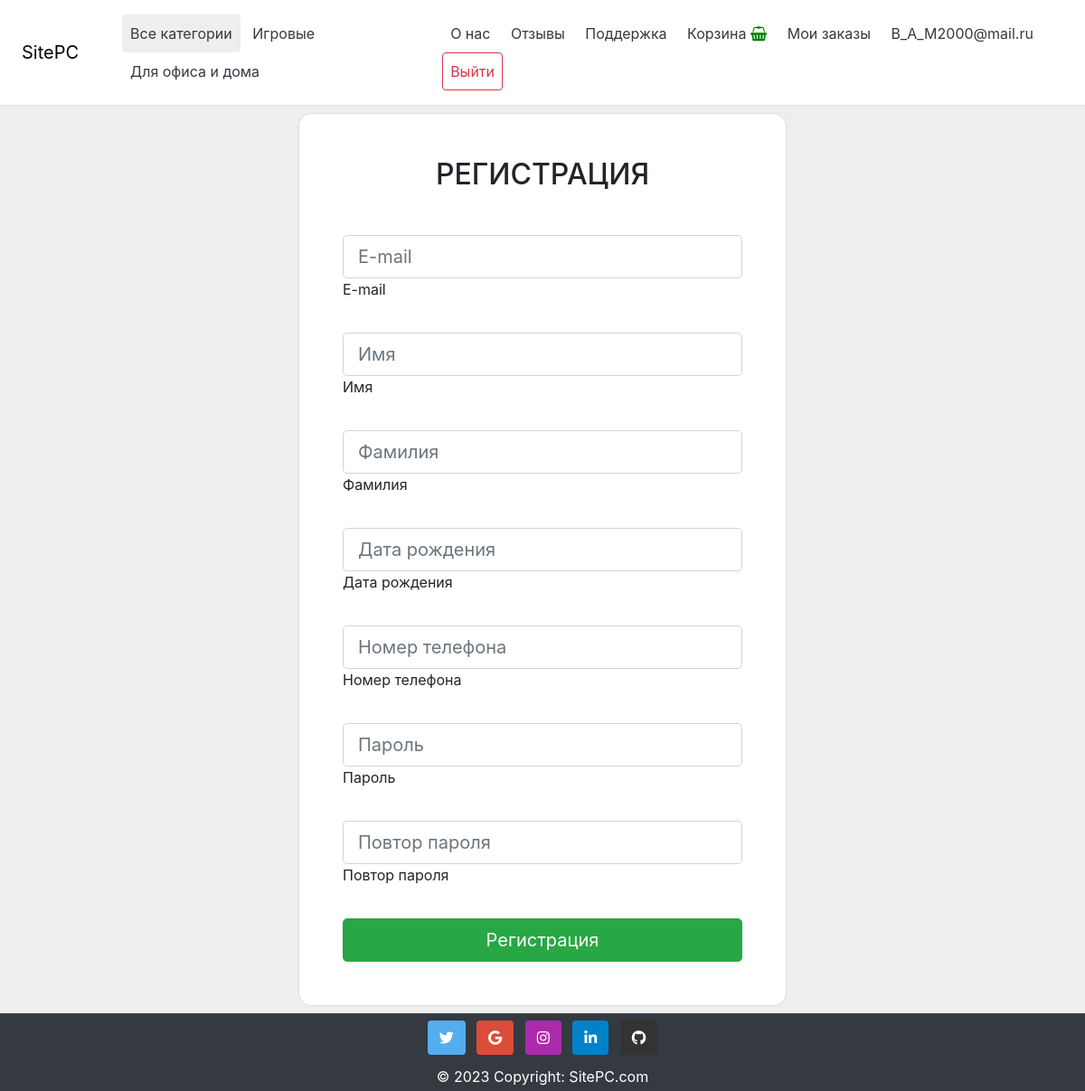
The app's page /register/ (signed in) with its own data.
### SitePC/models.py (models this page shows, shortened)
class Category(models.Model):
    name = models.CharField(max_length=100, db_index=True, verbose_name="Наименование категории")
    slug = models.SlugField(max_length=255, unique=True, db_index=True, verbose_name="SLUG")
    def get_absolute_url(self):
        return reverse('category', kwargs={'cat_slug': self.slug})

### accounts/models.py (models this page shows, shortened)
class User(AbstractBaseUser):
    email = models.EmailField(verbose_name='email address', unique=True, max_length=255)
    first_name = models.CharField(max_length=255)
    last_name = models.CharField(max_length=255)
    date_of_birth = models.DateField(blank=True)
    date_joined = models.DateTimeField(default=timezone.now)
    address = models.CharField(max_length=255, null=True, blank=True)
    phoneNumberRegex = RegexValidator(regex=r"^\+?1?\d{8,15}$")
    mobile = models.CharField(validators=[phoneNumberRegex], max_length=16, unique=True)
    is_staff = models.BooleanField(default=False)
    is_active = models.BooleanField(default=True)
    is_superuser = models.BooleanField(default=False)
    USERNAME_FIELD = 'email'
    REQUIRED_FIELDS = ['first_name', 'last_name', 'date_of_birth', 'mobile']
    objects = CustomUserManager()

### SitePC/views.py (the view, shortened to what this page needs)
# urls.py: path('register/', RegisterUser.as_view(), name='register'),
class RegisterUser(DataMixin, CreateView):
    form_class = RegisterUserForm
    template_name = 'SitePC/register.html'
    success_url = reverse_lazy('login')
    def get_context_data(self, *, object_list=None, **kwargs):
        context = super().get_context_data(**kwargs)
        c_def = self.get_user_context(title='Регистрация')
        return dict(list(context.items()) + list(c_def.items()))

### SitePC/utils.py (called while the page is built)
    def get_user_context(self, **kwargs):
        context = kwargs
        cats = Category.objects.all()
        context['menu'] = menu
        context['cats'] = cats
        if 'cat_selected' not in context:
            context['cat_selected'] = 0
        return context

### cart/context_processors.py (called while the page is built)
def cart(request):
    return {'cart':Cart(request)}

### SitePC/templates/SitePC/register.html (shortened to what this page needs)
{% extends 'SitePC/base.html' %}
{% block content %}
    <div class="container mt-2 mb-2">
        <div class="row d-flex justify-content-center align-items-center">
            <div class="col-md-9 col-lg-7 col-xl-6">
                <div class="card" style="border-radius: 15px;">
                    <div class="card-body p-5">
                        <h2 class="text-uppercase text-center mb-5">Регистрация</h2>
                        <form method="post">
                            {% for f in form %}
                                <div class="form-outline mb-1">
                                    {{ f }}
                                    <label class="form-label" for="{{ f.id_for_label }}">{{ f.label }}</label>
                                </div>
                                <div class="form-outline" style="color: red">
                                </div>
                            {% endfor %}
                            <div class="d-flex justify-content-center">
                                <button type="submit"
                                        class="btn btn-success btn-block btn-lg gradient-custom-4 text-body">
                                    Регистрация
                                </button>
                            </div>
                        </form>
                    </div>
                </div>
            </div>
        </div>
    </div>
{% endblock %}

### SitePC/templates/SitePC/base.html (shortened to what this page needs)
<!DOCTYPE html>
<head>
    {% load static %}
    {% load SitePC_tags %}
    <link rel="stylesheet" type="text/css" href="{% static 'SitePC/css/bootstrap.css' %}">
    <link rel="stylesheet" type="text/css" href="{% static 'SitePC/css/datepicker.css' %}">
    <link rel="stylesheet" href="https://use.fontawesome.com/releases/v5.0.8/css/all.css">
    <link rel='stylesheet' href='https://cdnjs.cloudflare.com/ajax/libs/font-awesome/4.7.0/css/font-awesome.min.css'>
    <link rel="stylesheet" href="{% static 'SitePC/css/style.css' %}" type="text/css" class="">
</head>
<body>
<div class="wrapper">
    {% block mainmenu %}
    <div class="d-flex flex-column flex-md-row align-items-center p-3 px-md-4 mb-10 bg-white border-bottom box-shadow">
        <h5 class="my-0 font-weight-normal"><a href="{% url 'home' %}" style="  color: black">SitePC</a>
        </h5>
        <nav class="pl-5 my-0 mr-md-auto font-weight-normal">
            {% if cat_selected == 0 %}
            <a class="btn p-2 text-dark selected rounded" disabled href="/">Все категории</a>
            {% else %}
            <a class="btn p-2 text-dark rounded" href="{% url 'home' %}">Все категории</a>
            {% endif %}
            {% for c in cats %}
            {% if c.pk == cat_selected %}
            <a class="btn p-2 text-dark rounded selected" href="{{ c.get_absolute_url }}">{{ c.name }}</a>
            {% else %}
            <a class="btn p-2 text-dark rounded" href="{{ c.get_absolute_url }}">{{ c.name }}</a>
            {% endif %}
            {% endfor %}
        </nav>
        <nav class="my-2 my-md-auto mr-md-3">
            {% for m in menu %}
            <a class="btn p-2 text-dark rounded" href="{% url m.url_name %}">{{ m.title }}</a>
            {% endfor %}
            {% if request.user.is_authenticated %}
            <a class="btn p-2 text-dark rounded" href="{% url 'helper' %}">Поддержка
            </a>
            <a class="btn p-2 text-dark rounded" href="{% url 'cart:cart_detail' %}">Корзина
                <i class="fa fa-shopping-basket green-color"></i>
            </a>
            <a class="btn p-2 text-dark rounded" href="{% url 'orders' %}">Мои заказы
            </a>
            <a class="btn p-2 text-dark rounded" href="{% url 'profile' %}">{{ user.email }} </a>
            <a class="btn p-2 rounded btn-outline-danger" href="{% url 'logout' %}">Выйти</a>
            {% else %}
            <a class="btn p-2 rounded btn-outline-success" href="{% url 'register' %}">Регистрация</a>
            <a class="btn p-2 rounded btn-outline-success" href="{% url 'login' %}">Войти</a>
            {% endif %}
        </nav>
    </div>
    {% endblock mainmenu %}
    <div class="content">
        <section class="main_section">
            {% block content %}
            {% endblock content %}
        </section>
    </div>
    <div class="footer">
        {% block footer %}
        <footer class="bg-dark text-center text-white">
            <div class="container p-1 pb-0">
                <section class="mb-10">
                    <a
                            class="btn text-white btn-floating m-1"
                            style="background-color: #55acee;"
                            href="#!"
                            role="button"
                    ><i class="fab fa-twitter"></i
                    ></a>
                    <a
                            class="btn text-white btn-floating m-1"
                            style="background-color: #dd4b39;"
                            href="https://www.google.ru/"
                            role="button"
                    ><i class="fab fa-google"></i
                    ></a>
                    <a
                            class="btn text-white btn-floating m-1"
                            style="background-color: #ac2bac;"
                            href="#!"
                            role="button"
                    ><i class="fab fa-instagram"></i
                    ></a>
                    <a
                            class="btn text-white btn-floating m-1"
                            style="background-color: #0082ca;"
                            href="#!"
                            role="button"
                    ><i class="fab fa-linkedin-in"></i
                    ></a>
                    <a
                            class="btn text-white btn-floating m-1"
                            style="background-color: #333333;"
                            href="https://github.com/nemooo-trash"
                            role="button"
                    ><i class="fab fa-github"></i
                    ></a>
                </section>
            </div>
            <div class="text-center p-1 bg-dark">
                © 2023 Copyright:
                <a class="text-white" href="/">SitePC.com</a>
            </div>
        </footer>
    </div>
</div>
{% endblock footer %}
</body>
</html>

### SitePC/static/SitePC/css/style.css (style rules this page uses)
* { margin: 0; padding: 0; }
html, body { height: 100%; }
.wrapper { display: flex; flex-direction: column; height: 100%; }
.content { flex: 1 0 auto; }
.footer { flex: 0 0 auto; }
.main_section { background-color: #eee; height: 100% }
.content { background-color: #eee; }
.selected { background-color: #eee; }
.green-color { color: green; }

### records on screen
Category: name "Игровые"
Category: name "Для офиса и дома"
User: email "B_A_M2000@mail.ru"

### other values on screen
{{ m.title }} "О нас" "Отзывы"
{{ f.label }} "E-mail" "Имя" "Фамилия" "Дата рождения" "Номер телефона" "Пароль" "Повтор пароля"
